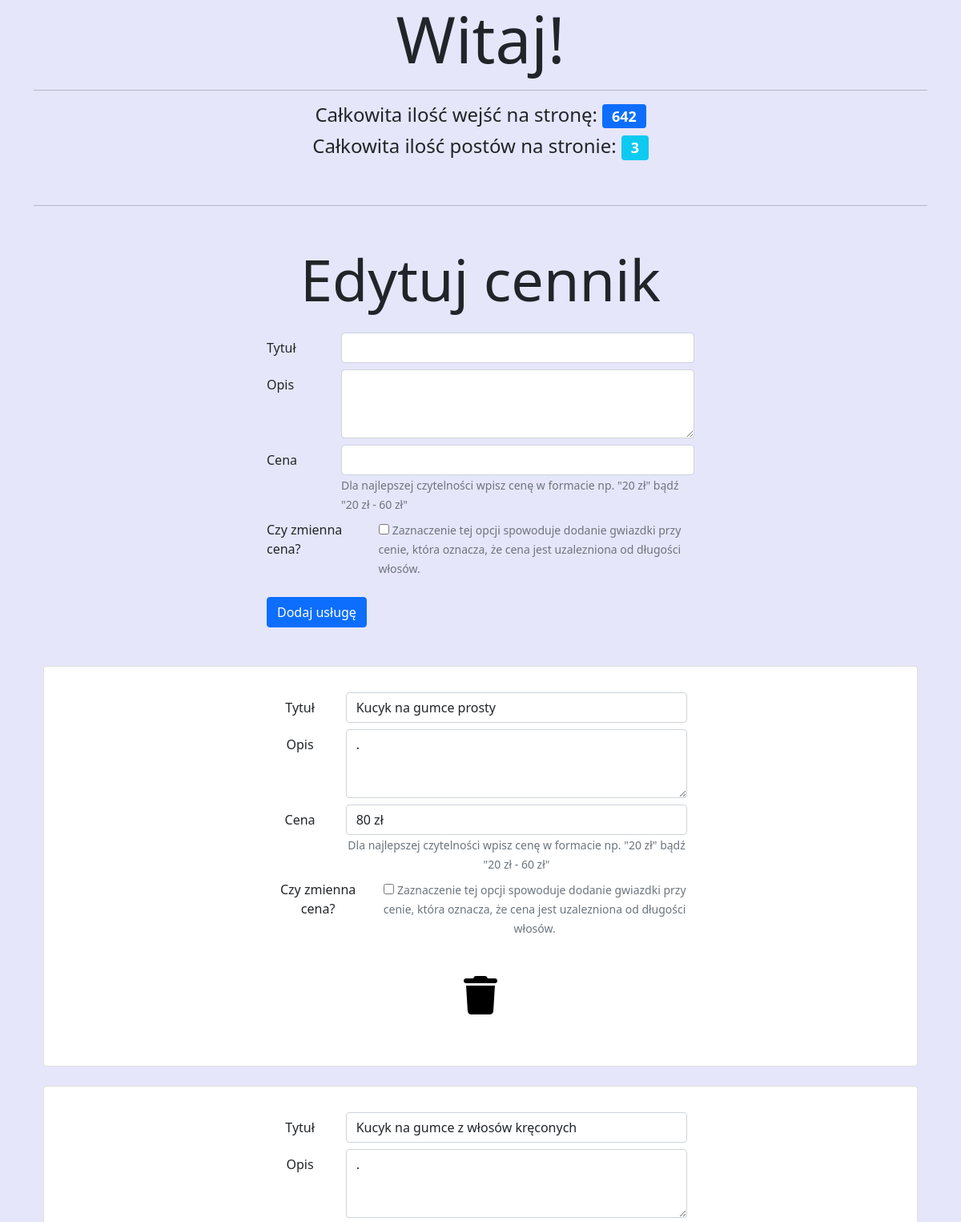
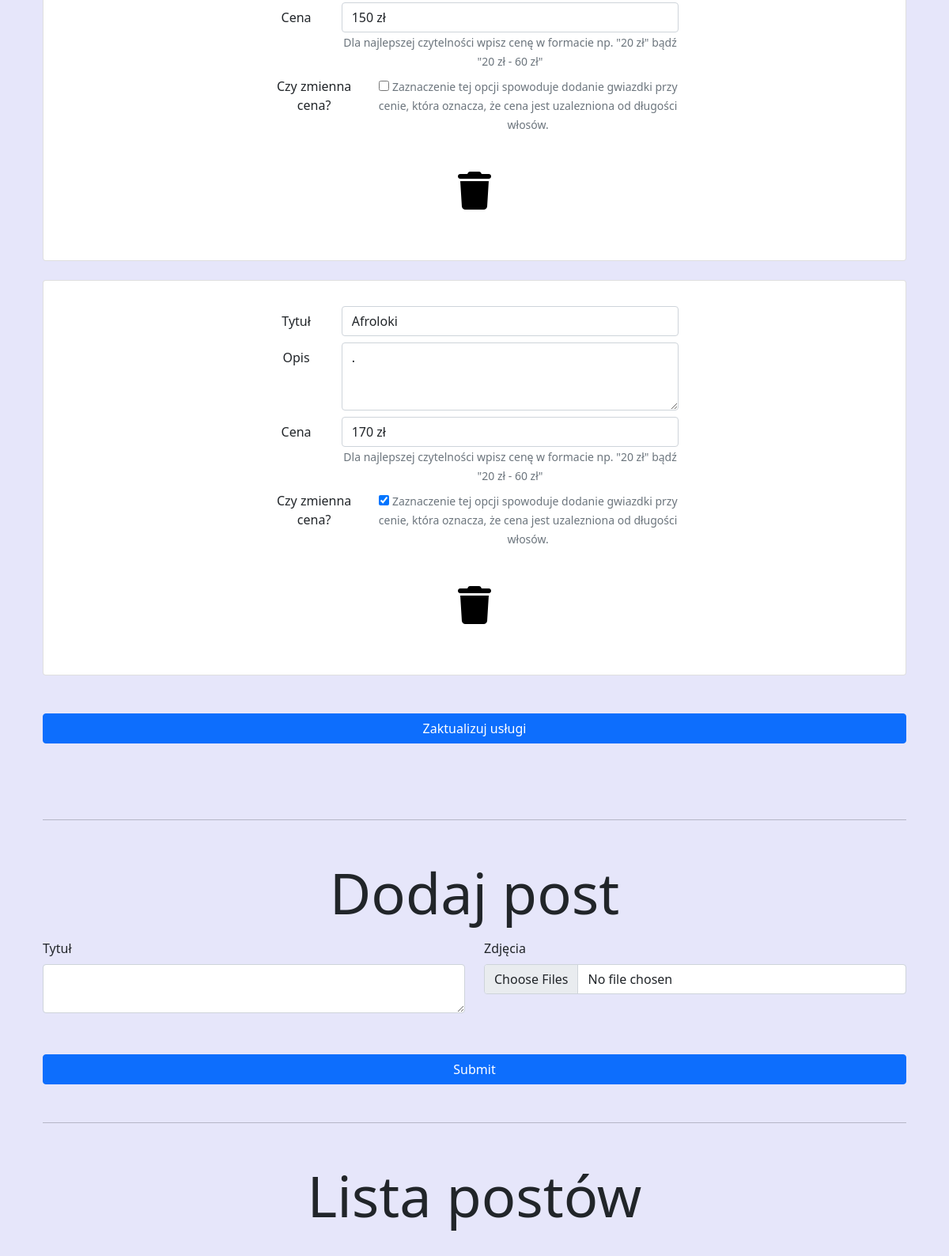
The page /panel (signed in) on the database its author committed (2 pictures, top to bottom).
### app.py (models this page shows, shortened)
class ceny(db.Model):
   cena_id = db.Column('cena_id', db.Integer, primary_key = True)
   cena = db.Column(db.Integer())
   tytul = db.Column(db.String(100))
   opis = db.Column(db.String(500))
   czy_cena_zmienna = db.Column(db.String(100))

### app.py (the view, shortened to what this page needs)
@app.route('/panel')
def panel():
   if uzytkownik_zalogowany():
      rekordy=posty.query.order_by(posty.post_id.desc()).all()
      slownik={}
      rekordy=ceny.query.order_by(ceny.cena_id.desc()).all()
      lista=[]
      for rekord in rekordy:
         lista.append([rekord.cena_id,rekord.cena,rekord.tytul,rekord.opis,rekord.czy_cena_zmienna])
      return render_template("/panel.html",
      slownik=slownik,
      lista=lista,
      wejscia=ilosc_wejsc.licznik,
      liczba_postow=str(len(rekordy)))
   else:
      return redirect("/panel_logowanie")

### app.py (called while the page is built)
def uzytkownik_zalogowany():
   try:
      test=session['sjnsda8i3j2k4a,mSDAlk*@nb2']
      return True
   except:
      return False

### templates/panel.html (shortened to what this page needs)
<!DOCTYPE html>
<html lang="pl">
<head>
<link href="https://cdn.jsdelivr.net/npm/bootstrap@5.1.3/dist/css/bootstrap.min.css" rel="stylesheet">
<link rel="stylesheet" href="https://cdnjs.cloudflare.com/ajax/libs/lightbox2/2.8.2/css/lightbox.min.css">
<link rel="stylesheet" href="https://cdnjs.cloudflare.com/ajax/libs/font-awesome/6.1.1/css/all.min.css" />
</head>
<body style="background-color:#E6E6FA">
<div class="container">
<div class="row">
  <div class="col-12">
    <div class="jumbotron text-center">
      <h1 class="display-1">Witaj!</h1>
      <hr >
      <h4>Całkowita ilość wejść na stronę: <span class="badge bg-primary">{{wejscia}}</span></h4>
      <h4>Całkowita ilość postów na stronie: <span class="badge bg-info">{{liczba_postow}}</span></h4>
    </div>
  </div>
</div>
<hr class="my-5">
<div class="container">
  <div class="row my-5">
    <div class="col-12 text-center">
      <p class="display-2">Edytuj cennik</p>
    </div>
      <div class="col-12">
          <div class="row">
            <div class="col-3"></div>
            <div class="col-sm-6 col-12">
            <form method="POST" action="dodaj_usluge">
              <div class="form-group row my-2">
                <label for="tytul" class="col-2 col-form-label">Tytuł</label>
                <div class="col-10">
                  <input id="tytul" name="tytul" type="text" required="required" class="form-control">
                </div>
              </div>
              <div class="form-group row my-2">
                <label for="opis" class="col-2 col-form-label">Opis</label>
                <div class="col-10">
                  <textarea id="opis" name="opis" cols="40" rows="3" required="required" class="form-control"></textarea>
                </div>
              </div>
              <div class="form-group row my-2">
                <label for="cena" class="col-2 col-form-label">Cena</label>
                <div class="col-10">
                  <input id="cena" name="cena" type="text" aria-describedby="cenaHelpBlock" required="required" class="form-control">
                  <span id="cenaHelpBlock" class="form-text text-muted">Dla najlepszej czytelności wpisz cenę w formacie np. "20 zł" bądź "20 zł - 60 zł"</span>
                </div>
              </div>
              <div class="form-group row my-2">
                <label class="col-3">Czy zmienna cena?</label>
                <div class="col-9">
                  <div class="custom-control custom-checkbox custom-control-inline">
                    <input name="czy_cena_zmienna" id="czy_cena_zmienna_0" type="checkbox" aria-describedby="czy_cena_zmiennaHelpBlock" class="custom-control-input" value="TAK">
                    <span id="czy_cena_zmiennaHelpBlock" class="form-text text-muted">Zaznaczenie tej opcji spowoduje dodanie gwiazdki przy cenie, która oznacza, że cena jest uzalezniona od długości włosów.</span>
                  </div>
                </div>
              </div>
              <div class="form-group row my-4">
                <div class="col-10">
                  <button name="submit" type="submit" class="btn btn-primary">Dodaj usługę</button>
                </div>
              </div>
            </form>
          </div>
            <div class="col-3"></div>
            <form method="POST" action="zaktualizuj_ceny">
              {% for usluga in lista %}
              <div class="col-12 my-4">
                <div class="card">
                  <div class="card-body">
                    <div class="card-text">
                      <div class="row text-center">
                          <div class="col-3"></div>
                          <div class="col-sm-6 col-12">
                            <div class="form-group row my-2">
                              <label for="tytul" class="col-sm-2 col-3 col-form-label">Tytuł</label>
                              <div class="col-sm-10 col-9">
                                <input class="form-control" type="text" name="tytul{{usluga[0]}}" value="{{usluga[2]}}">
                              </div>
                            </div>
                            <div class="form-group row my-2">
                              <label for="opis" class="col-sm-2 col-3 col-form-label">Opis</label>
                              <div class="col-sm-10 col-9">
                                <textarea name="opis{{usluga[0]}}" cols="40" rows="3" required="required" class="form-control">{{usluga[3]}}</textarea>
                              </div>
                            </div>
                            <div class="form-group row my-2">
                              <label for="cena" class="col-sm-2 col-3 col-form-label">Cena</label>
                              <div class="col-sm-10 col-9">
                                <input name="cena{{usluga[0]}}" id="cena{{usluga[0]}}" value="{{usluga[1]}}" type="text" aria-describedby="cena{{usluga[0]}}_"required="required" class="form-control">
                                <span id="cena{{usluga[0]}}_" class="form-text text-muted">Dla najlepszej czytelności wpisz cenę w formacie np. "20 zł" bądź "20 zł - 60 zł"</span>
                              </div>
                            </div>
                            <div class="form-group row my-2">
                              <label class="col-3">Czy zmienna cena?</label>
                              <div class="col-9">
                                <div class="custom-control custom-checkbox custom-control-inline">
                                  {% if usluga[4]=="TAK" %}
                                  <input name="czy_cena_zmienna{{usluga[0]}}" id="czy_cena_zmienna{{usluga[0]}}" type="checkbox" aria-describedby="czy_cena_zmienna{{usluga[0]}}_" class="custom-control-input" value="TAK" checked>
                                  <span id="czy_cena_zmienna{{usluga[0]}}_" class="form-text text-muted">Zaznaczenie tej opcji spowoduje dodanie gwiazdki przy cenie, która oznacza, że cena jest uzalezniona od długości włosów.</span>
                                {% else %}
                                <input name="czy_cena_zmienna{{usluga[0]}}" id="czy_cena_zmienna{{usluga[0]}}" type="checkbox" aria-describedby="czy_cena_zmienna{{usluga[0]}}_" class="custom-control-input" value="TAK">
                                <span id="czy_cena_zmienna{{usluga[0]}}_" class="form-text text-muted">Zaznaczenie tej opcji spowoduje dodanie gwiazdki przy cenie, która oznacza, że cena jest uzalezniona od długości włosów.</span>
                                {% endif %}
                                </div>
                              </div>
                            </div>
                            <div class="text-center my-5">
                              <a href="/usun_usluge_{{usluga[0]}}" style="color:black;" onclick="return confirm('Na pewno chcesz usunąć usługę {{usluga[2]}}?');"><i class="fa-solid fa-3x fa-trash"></i></a>
                            </div>
                    </div>
                    <div class="col-3"></div>
                  </div>
                  </div>
                </div>
              </div>
              {% endfor %}
              <div class="d-grid gap-2 my-5">
                <input type="submit" class="btn btn-primary" value="Zaktualizuj usługi"/>
              </div>
            </form>
          </div>
      </div>
    </div>
</div>
<hr class="my-5">
    <form method="POST" action="dodaj_post" enctype="multipart/form-data">
      <div class="row my-5">
        <div class="col-12 text-center">
          <p class="display-2"> Dodaj post</p>
        </div>
        <div class="col-sm-6 col-12">
          <label for="opis" class="form-label">Tytuł</label>
          <textarea name="opis" id="opis" class="form-control" aria-describedby="opisHelp" required> </textarea>
        </div>
        <div class="col-sm-6 col-12">
          <label for="zdjecia" class="form-label">Zdjęcia</label>
          <input type="file" class="form-control" name="zdjecia" id="zdjecia" accept="image/*" aria-describedby="zdjeciaHelp" multiple="true" multiple required>
        </div>
      </div>
      <div class="d-grid gap-2">
        <input type="submit" class="btn btn-primary" />
      </div>
    </form>
<hr class="my-5">
<div class="row my-5">
  <div class="col-12 text-center">
    <p class="display-2"> Lista postów </p>
  </div>
</div>
  </body>
</html>

### rows shown on the page
ceny: tytul "Kucyk na gumce prosty", cena_id+opis ".", cena "80 zł"
ceny: tytul "Kucyk na gumce z włosów kręconych", cena_id+opis ".", cena "150 zł"
ceny: tytul "Afroloki", cena_id+opis ".", cena "170 zł"

### other values the page prints
{{ wejscia }} "642"
{{ liczba_postow }} "3"
